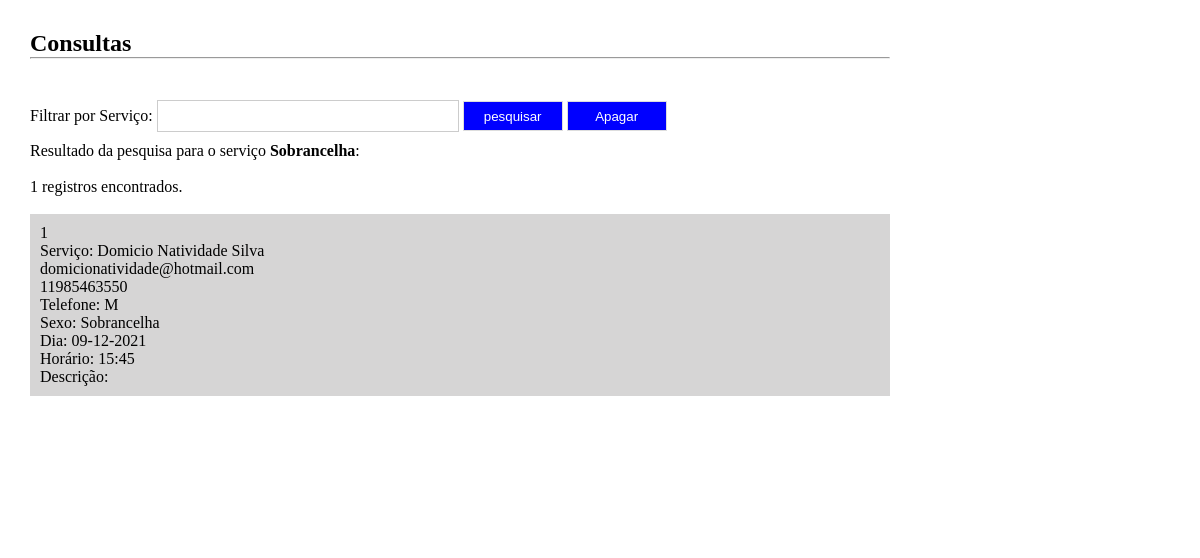
/consultas.php?filtro=Sobrancelha, run on the app's committed database.
### tables this page shows
CREATE TABLE IF NOT EXISTS `usuarios` (
  `codigo` int(12) NOT NULL AUTO_INCREMENT,
  `nome` varchar(50) NOT NULL,
  `email` varchar(40) NOT NULL,
  `telefone` text NOT NULL,
  `sexo` text NOT NULL,
  `servico` text NOT NULL,
  `data` date NOT NULL,
  `horario` time NOT NULL,
  PRIMARY KEY (`codigo`)
);

### consultas.php (the view, shortened to what this page needs)
<?php
include_once("conexao.php");
$filtro = isset($_GET['filtro'])?$_GET['filtro']:"";
$sql = "select * from usuarios where servico  like '%$filtro%' order by data";
$consulta = mysqli_query($conexao,$sql);
$registros = mysqli_num_rows($consulta);
?>
<!DOCTYPE html>
<html lang="pt-br">
<head>
    <link rel="stylesheet" href="_css/estilo.css">
</head>
<body>
    <div class="container">
        <section>
            <h1>Consultas</h1>
            <hr><br><br>
            <form method="get" action="">
                Filtrar por Serviço: <input type="text" name="filtro" class="campo" required autofocus>
                <input type="submit" value="pesquisar" class="btn">
                <input type="submit" value="Apagar" class="btn" action="delete"><br>
            </form>
            <?php
                print "Resultado da pesquisa para o serviço <strong>$filtro</strong>:<br><br>";
                print "$registros registros encontrados.";
                print "<br><br>";
                while($exibirRegistros = mysqli_fetch_array($consulta)){
                    $codigo = $exibirRegistros[0];
                    $servico = $exibirRegistros[1];
                    $nome = $exibirRegistros[2];
                    $email = $exibirRegistros[3];
                    $telefone = $exibirRegistros[4];
                    $sexo = $exibirRegistros[5];
                    $data =  $exibirRegistros[6];
                    $horario = $exibirRegistros[7];
                    $data = date("d-m-Y", strtotime($data));
                    $horario = date("H:i", strtotime($horario));
                    $descricao = $exibirRegistros[8];
                    print "<article>";
                    print "$codigo<br>";
                    print "Serviço: $servico<br>";
                    print "$nome<br>";
                    print "$email<br>";
                    print "Telefone: $telefone<br>";
                    print "Sexo: $sexo<br>";
                    print "Dia: $data<br>";
                    print "Horário: $horario<br>";
                    print "Descrição: $descricao<br>";
                    print "</article>";
                }
                ?>
        </section>
    </div>
</body>
</html>

### _css/estilo.css (style rules this page uses)
* { margin: 0; padding: 0; }
body { background-collor: #222; font-family: Verdana; font-size: 100% }
.container { flex-direction: column; margin: auto; width: 1200px; margin-top: 20px; padding: 10px; }
section { width: 870px; height: 500px; margin-left: 10px; float: left; background-color: #fff; box-sizing: border-box; padding-left: 10px; }
.btn { width: 100px; height: 30px; border: 1px solid #ddd; background-color: #0000FF; color: #fff; cursor: pointer; }
.campo { width: 300px; height: 30px; border: 1px solid #ccc; margin-top: 5px; margin-bottom: 10px; }
article { width: 100%; box-sizing: border-box; padding: 10px; background-color: #d6d5d5; margin-bottom: 5px; }

### data on the page
usuarios: codigo "1", nome "Domicio Natividade Silva", email "domicionatividade@hotmail.com", telefone "11985463550", sexo "M", servico "Sobrancelha", data "09-12-2021", horario "15:45"

### other printed values
$filtro "Sobrancelha"
$registros "1"
